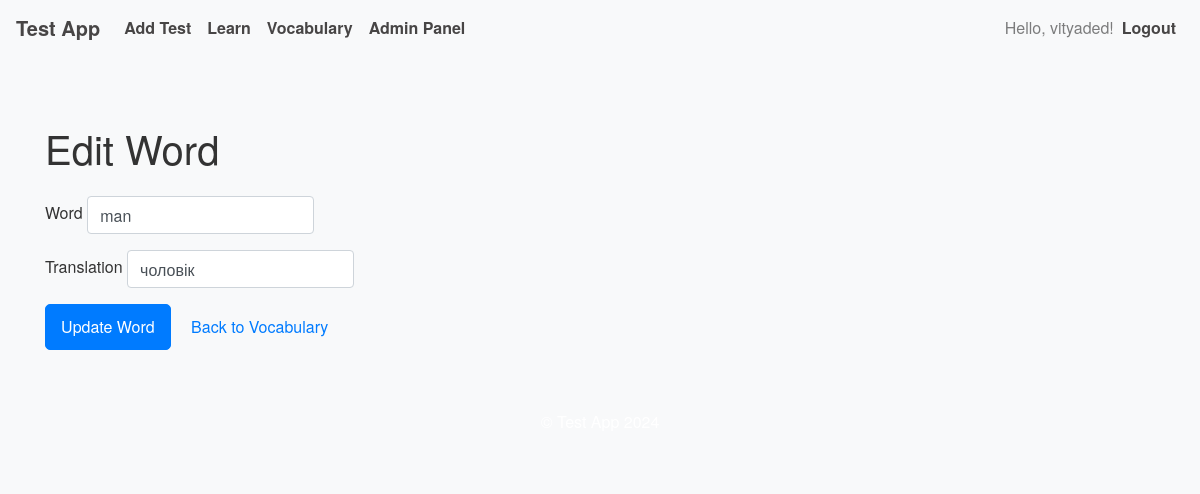
The app's page /vocabulary/edit/1 (signed in) with its own data.
### app/models.py (models this page shows, shortened)
class User(UserMixin, db.Model):
    __tablename__ = 'user'  # Explicitly specify table name
    id = db.Column(db.Integer, primary_key=True)
    username = db.Column(db.String(150), nullable=False, unique=True)
    password = db.Column(db.String(200), nullable=False)
    is_admin = db.Column(db.Boolean, default=False)
    test_results = db.relationship('TestResult', backref='user', lazy=True, cascade='all, delete-orphan')
    tests_created = db.relationship('Test', backref='creator', lazy=True, cascade='all, delete-orphan')
    vocabulary = db.relationship('Vocabulary', backref='user', lazy=True, cascade='all, delete-orphan')
    learn_test_results = db.relationship('LearnTestResult', backref='user', lazy=True, cascade='all, delete-orphan')

class Vocabulary(db.Model):
    __tablename__ = 'vocabulary'
    id = db.Column(db.Integer, primary_key=True)
    word = db.Column(db.String(150), nullable=False)
    translation = db.Column(db.String(150), nullable=False)
    pronunciation_url = db.Column(db.String(200), nullable=True)
    user_id = db.Column(db.Integer, db.ForeignKey('user.id'), nullable=False)
    next_review = db.Column(db.DateTime, nullable=False, default=datetime.utcnow)
    interval = db.Column(db.Float, nullable=False, default=0)  # Interval in days
    ease_factor = db.Column(db.Float, nullable=False, default=2.5)  # Default ease factor
    learning_stage = db.Column(db.Integer, nullable=False, default=0)  # 0: New, 1: First Step, etc.

### app/routes/vocabulary.py (the view)
@vocab_bp.route('/edit/<int:word_id>', methods=['GET', 'POST'])
@login_required
def edit_word(word_id):
    word = Vocabulary.query.get_or_404(word_id)
    if word.user_id != current_user.id:
        flash('You are not authorized to edit this word.', 'danger')
        return redirect(url_for('vocab.my_vocabulary'))
    form = EditWordForm(obj=word)
    if form.validate_on_submit():
        word.word = form.word.data
        word.translation = form.translation.data
        db.session.commit()
        flash('Word updated successfully.', 'success')
        return redirect(url_for('vocab.my_vocabulary'))
    return render_template('vocabulary/edit_word.html', form=form)

### app/forms.py
class EditWordForm(FlaskForm):
    word = StringField('Word', validators=[DataRequired(), Length(min=1, max=150)])
    translation = StringField('Translation', validators=[DataRequired(), Length(min=1, max=150)])
    submit = SubmitField('Update Word')

### app/routes/auth.py (called while the page is built)
@login_manager.user_loader
def load_user(user_id):
    return User.query.get(int(user_id))

### app/templates/vocabulary/edit_word.html (shortened to what this page needs)
{% extends "layouts/base.html" %}
{% block content %}
  <h1 class="my-4">Edit Word</h1>
  <form method="post">
    <div class="form-group">
      {{ form.word.label }}
      {{ form.word(class="form-control") }}
    </div>
    <div class="form-group">
      {{ form.translation.label }}
      {{ form.translation(class="form-control") }}
    </div>
    {{ form.submit(class="btn btn-primary") }}
    <a href="{{ url_for('vocab.my_vocabulary') }}" class="btn btn-link">Back to Vocabulary</a>
  </form>
{% endblock %}

### app/templates/layouts/base.html (shortened to what this page needs)
<!DOCTYPE html>
<html lang="en">
<head>
  <link rel="stylesheet" href="https://stackpath.bootstrapcdn.com/bootstrap/4.5.2/css/bootstrap.min.css">
  <link rel="stylesheet" href="{{ url_for('static', filename='styles.css') }}">
</head>
<body>
  <nav class="navbar navbar-expand-lg navbar-light bg-light">
    <a class="navbar-brand" href="{{ url_for('main.index') }}">Test App</a>
    <div class="collapse navbar-collapse" id="navbarNav">
      <ul class="navbar-nav mr-auto">
        {% if current_user.is_authenticated %}
          <li class="nav-item">
            <a class="nav-link" href="{{ url_for('tests.add_test') }}">Add Test</a>
          </li>
          <li class="nav-item">
            <a class="nav-link" href="{{ url_for('tests.learn_test', test_id=1) }}">Learn</a>
          </li>
          <li class="nav-item">
            <a class="nav-link" href="{{ url_for('vocab.my_vocabulary') }}">Vocabulary</a>
          </li>
          {% if current_user.is_admin %}
            <li class="nav-item">
              <a class="nav-link" href="{{ url_for('admin.admin_panel') }}">Admin Panel</a>
            </li>
          {% endif %}
        {% endif %}
      </ul>
      <ul class="navbar-nav ml-auto">
        {% if current_user.is_authenticated %}
          <li class="nav-item">
            <span class="navbar-text">Hello, {{ current_user.username }}!</span>
          </li>
          <li class="nav-item">
            <a class="nav-link" href="{{ url_for('auth.logout') }}">Logout</a>
          </li>
        {% endif %}
      </ul>
    </div>
  </nav>
  <div class="container mt-4">
    {% block content %}{% endblock %}
  </div>
  <footer class="bg-light text-center py-3 mt-4">
    <p>© Test App 2024</p>
  </footer>
</body>
</html>

### app/static/styles.css (style rules this page uses)
body { font-family: 'Helvetica Neue', Arial, sans-serif; background-color: #f8f9fa; color: #333; }
.navbar { background-color: #007bff; }
.navbar-brand, .nav-link { color: rgb(71, 69, 69) !important; font-weight: bold; }
.container { padding-top: 20px; padding-bottom: 20px; }
.btn { font-size: 1rem; padding: 10px 15px; border-radius: 5px; }
.btn-primary { background-color: #007bff; border-color: #007bff; }
input.form-control, select.form-control { width: auto; display: inline-block; vertical-align: middle; }
footer { background-color: #007bff; color: white; padding: 20px 0; text-align: center; }

### records on screen
User: username "vityaded"
Vocabulary: word "man", translation "чоловік"
